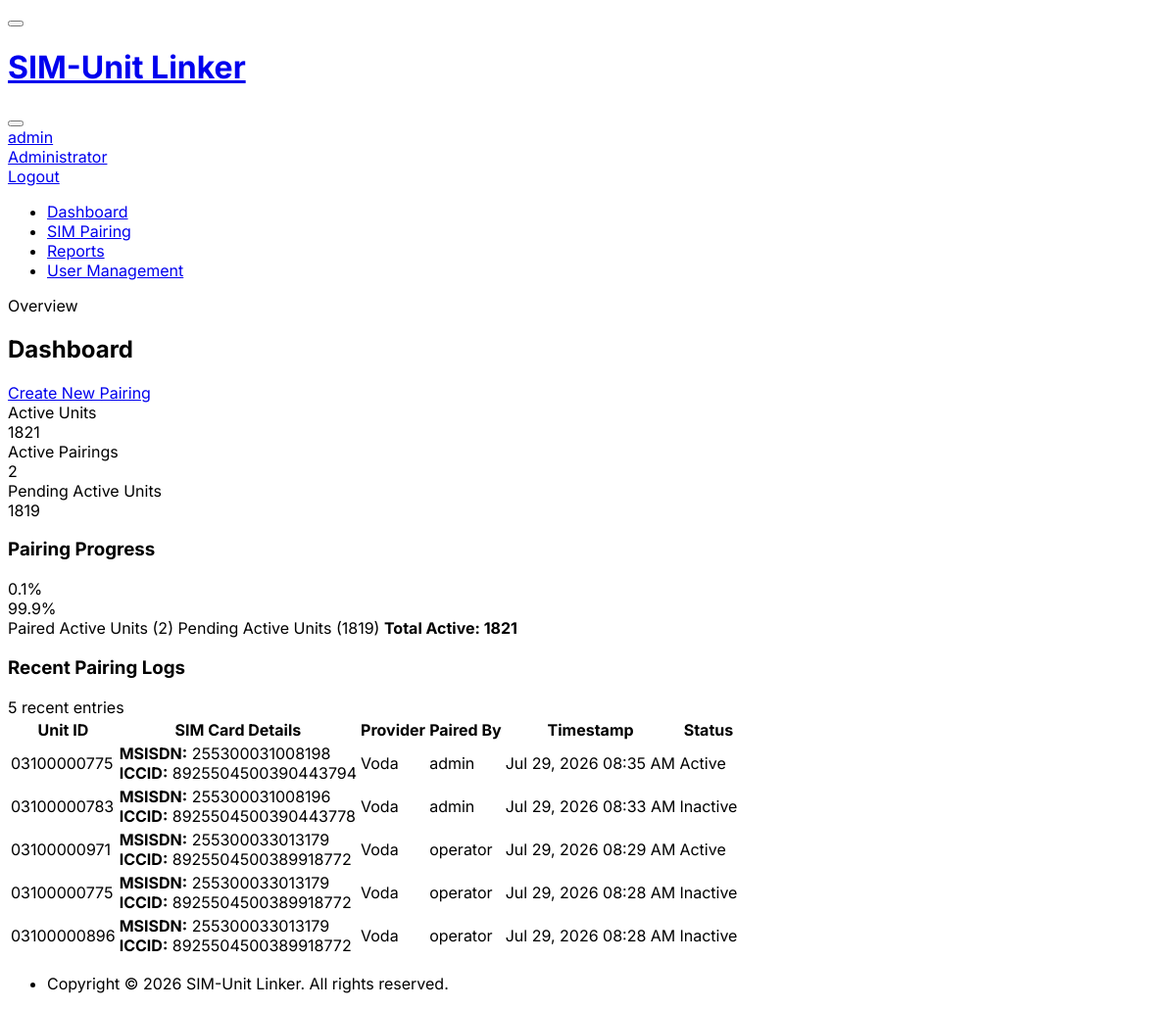
Page / (signed in) on the earlier database version.
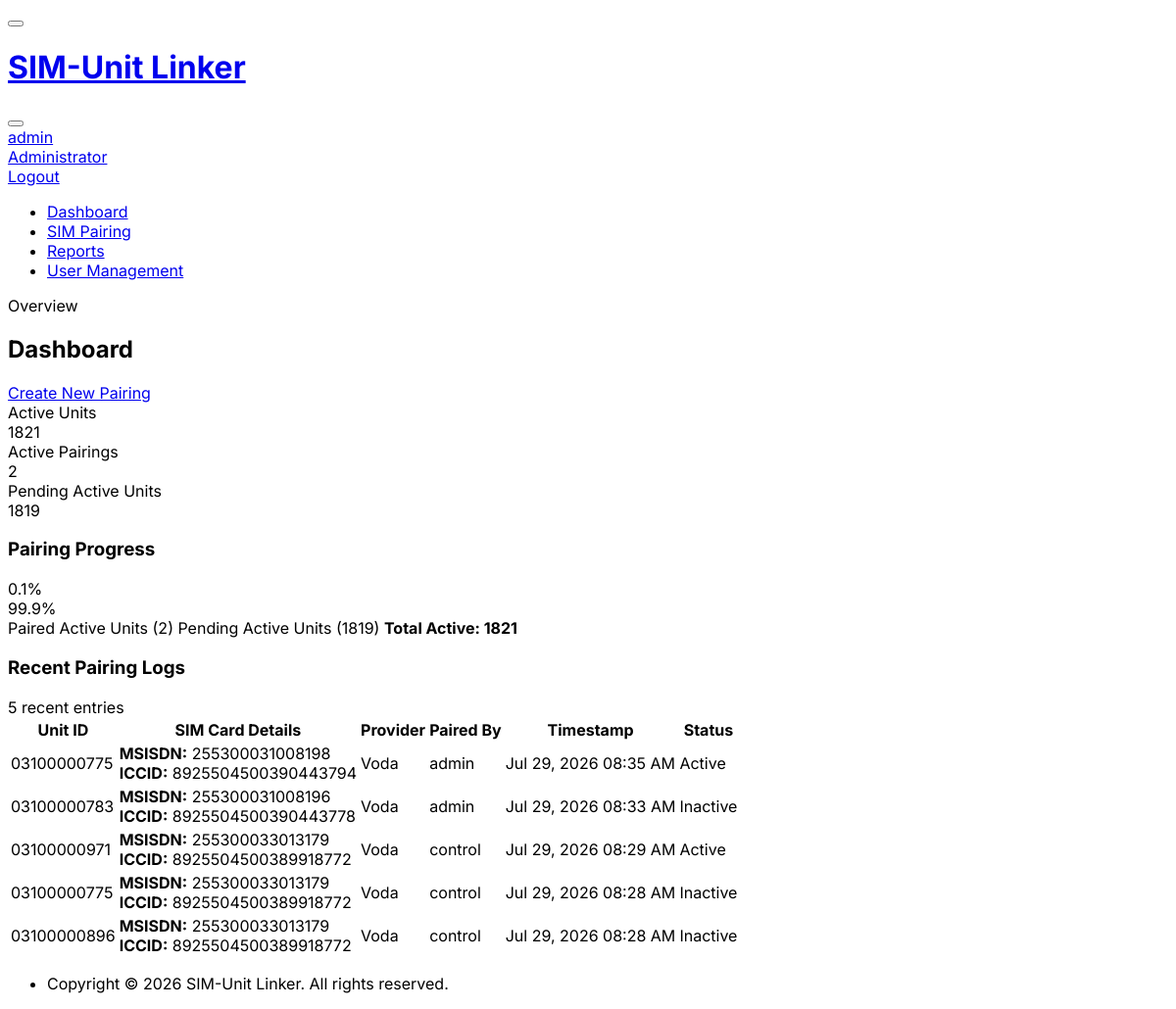
Same page on the later database version.
### database.py (models this page shows)
class User(Base):
    __tablename__ = 'users'
    id = Column(Integer, primary_key=True, autoincrement=True)
    username = Column(String, unique=True, nullable=False, index=True)
    password_hash = Column(String, nullable=False)
    is_admin = Column(Boolean, default=False)
    pairings = relationship("Pairing", back_populates="paired_by")

class Pairing(Base):
    __tablename__ = 'pairings'
    id = Column(Integer, primary_key=True, autoincrement=True)
    unit_id = Column(String, ForeignKey('units.id'), nullable=False)
    sim_card_id = Column(Integer, ForeignKey('sim_cards.id'), nullable=False)
    paired_by_user_id = Column(Integer, ForeignKey('users.id'), nullable=False)
    paired_at = Column(DateTime, default=datetime.utcnow)
    is_active = Column(Boolean, default=True)  # True = current pairing, False = historic pairing
    unit = relationship("Unit", back_populates="pairings")
    sim_card = relationship("SimCard", back_populates="pairings")
    paired_by = relationship("User", back_populates="pairings")

class SimCard(Base):
    __tablename__ = 'sim_cards'
    id = Column(Integer, primary_key=True, autoincrement=True)
    msisdn = Column(String, nullable=False, index=True)
    iccid = Column(String, nullable=False, index=True)
    provider = Column(String, nullable=False)
    pairings = relationship("Pairing", back_populates="sim_card")

### main.py (the view)
@app.get("/", response_class=HTMLResponse)
async def dashboard_get(request: Request, current_user = Depends(require_user), db: Session = Depends(get_db)):
    total_active_units = db.query(Unit).filter(Unit.is_active == True).count()
    active_pairings_count = db.query(Pairing).filter(Pairing.is_active == True).count()
    active_paired_unit_ids = db.query(Pairing.unit_id).filter(Pairing.is_active == True)
    pending_active_units = db.query(Unit).filter(
        Unit.is_active == True,
        ~Unit.id.in_(active_paired_unit_ids)
    ).count()
    stats = {
        "total_active_units": total_active_units,
        "active_pairings_count": active_pairings_count,
        "pending_active_units": pending_active_units
    }
    recent_pairings = db.query(Pairing).options(
        joinedload(Pairing.sim_card),
        joinedload(Pairing.paired_by)
    ).order_by(Pairing.paired_at.desc()).limit(50).all()
    return templates.TemplateResponse(request, "dashboard.html", {
        "current_user": current_user,
        "active_page": "dashboard",
        "stats": stats,
        "recent_pairings": recent_pairings
    })

### templates/dashboard.html (shortened to what this page needs)
{% extends "base.html" %}
{% block content %}
<div class="page-header d-print-none">
  <div class="row align-items-center">
    <div class="col">
      <div class="page-pretitle">Overview</div>
      <h2 class="page-title">Dashboard</h2>
    </div>
    <div class="col-auto ms-auto d-print-none">
      <div class="btn-list">
        <a href="/pairing" class="btn btn-primary d-none d-sm-inline-block">
           Create New Pairing
        </a>
      </div>
    </div>
  </div>
</div>
<div class="row row-cards mt-1">
  <div class="col-sm-6 col-lg-4">
    <div class="card card-sm border-0 border-start border-3 border-blue">
      <div class="card-body">
        <div class="row align-items-center">
          <div class="col">
            <div class="font-weight-medium text-muted">Active Units</div>
            <div class="h1 mb-0 fw-bold">{{ stats.total_active_units }}</div>
          </div>
        </div>
      </div>
    </div>
  </div>
  <div class="col-sm-6 col-lg-4">
    <div class="card card-sm border-0 border-start border-3 border-green">
      <div class="card-body">
        <div class="row align-items-center">
          <div class="col">
            <div class="font-weight-medium text-muted">Active Pairings</div>
            <div class="h1 mb-0 fw-bold">{{ stats.active_pairings_count }}</div>
          </div>
        </div>
      </div>
    </div>
  </div>
  <div class="col-sm-6 col-lg-4">
    <div class="card card-sm border-0 border-start border-3 border-orange">
      <div class="card-body">
        <div class="row align-items-center">
          <div class="col">
            <div class="font-weight-medium text-muted">Pending Active Units</div>
            <div class="h1 mb-0 fw-bold">{{ stats.pending_active_units }}</div>
          </div>
        </div>
      </div>
    </div>
  </div>
</div>
<div class="row row-cards mt-3">
  <div class="col-12">
    <div class="card">
      <div class="card-body">
        <h3 class="card-title">Pairing Progress</h3>
        {% set total = stats.total_active_units %}
        {% if total > 0 %}
          {% set paired_pct = (stats.active_pairings_count / total * 100) | round(1) %}
          {% set pending_pct = (stats.pending_active_units / total * 100) | round(1) %}
        {% else %}
          {% set paired_pct = 0 %}
          {% set pending_pct = 0 %}
        {% endif %}
        <div class="progress progress-lg mb-3">
          <div class="progress-bar bg-green" style="width: {{ paired_pct }}%" role="progressbar" aria-valuenow="{{ paired_pct }}" aria-valuemin="0" aria-valuemax="100" title="Paired ({{ paired_pct }}%)">
            {{ paired_pct }}%
          </div>
          <div class="progress-bar bg-orange" style="width: {{ pending_pct }}%" role="progressbar" aria-valuenow="{{ pending_pct }}" aria-valuemin="0" aria-valuemax="100" title="Pending ({{ pending_pct }}%)">
            {{ pending_pct }}%
          </div>
        </div>
        <div class="d-flex justify-content-between text-muted small">
          <span> Paired Active Units ({{ stats.active_pairings_count }})</span>
          <span> Pending Active Units ({{ stats.pending_active_units }})</span>
          <span><strong>Total Active: {{ total }}</strong></span>
        </div>
      </div>
    </div>
  </div>
</div>
<div class="row row-cards mt-3">
  <div class="col-12">
    <div class="card">
      <div class="card-header d-flex justify-content-between align-items-center">
        <h3 class="card-title">Recent Pairing Logs</h3>
        <span class="badge bg-blue-lt">{{ recent_pairings|length }} recent entries</span>
      </div>
      <div class="table-responsive">
        <table class="table table-vcenter card-table table-hover">
          <thead>
            <tr>
              <th>Unit ID</th>
              <th>SIM Card Details</th>
              <th>Provider</th>
              <th>Paired By</th>
              <th>Timestamp</th>
              <th>Status</th>
            </tr>
          </thead>
          <tbody>
            {% for pairing in recent_pairings %}
            <tr>
              <td>
                <span class="font-weight-semibold text-reset">{{ pairing.unit_id }}</span>
              </td>
              <td>
                <div class="d-flex flex-column">
                  <div><strong class="text-muted">MSISDN:</strong> {{ pairing.sim_card.msisdn }}</div>
                  <div class="small text-muted"><strong class="text-muted">ICCID:</strong> {{ pairing.sim_card.iccid }}</div>
                </div>
              </td>
              <td>
                <span class="badge bg-azure-lt">{{ pairing.sim_card.provider }}</span>
              </td>
              <td>
                <div class="d-flex align-items-center">
                  <span>{{ pairing.paired_by.username }}</span>
                </div>
              </td>
              <td>
                <div class="small text-muted" title="{{ pairing.paired_at.strftime('%Y-%m-%d %H:%M:%S') }}">
                  {{ pairing.paired_at.strftime('%b %d, %Y %I:%M %p') }}
                </div>
              </td>
              <td>
                {% if pairing.is_active %}
                <span class="badge bg-green-lt"> Active</span>
                {% else %}
                <span class="badge bg-secondary-lt">Inactive</span>
                {% endif %}
              </td>
            </tr>
            {% endfor %}
          </tbody>
        </table>
      </div>
    </div>
  </div>
</div>
{% endblock %}

### templates/base.html (shortened to what this page needs)
<!doctype html>
<html lang="en">
  <head>
    <link rel="stylesheet" href="https://cdn.jsdelivr.net/npm/@tabler/core@1.0.0-beta20/dist/css/tabler.min.css">
    <link rel="stylesheet" href="https://cdn.jsdelivr.net/npm/@tabler/icons-webfont@latest/tabler-icons.min.css">
  </head>
  <body data-bs-theme="light">
    <div class="page">
      <header class="navbar navbar-expand-md d-print-none">
        <div class="container-xl">
          <button class="navbar-toggler" type="button" data-bs-toggle="collapse" data-bs-target="#navbar-menu" aria-controls="navbar-menu" aria-expanded="false" aria-label="Toggle navigation">
          </button>
          <h1 class="navbar-brand navbar-brand-autodark d-none-hd-menu pe-0 pe-md-3">
            <a href="/">
              SIM-Unit Linker
            </a>
          </h1>
          <div class="navbar-nav flex-row order-md-last align-items-center">
            <div class="nav-item me-3">
              <button onclick="toggleTheme()" class="btn btn-icon btn-ghost-secondary border-0" id="theme-toggle-btn" title="Toggle Light/Dark Theme">
              </button>
            </div>
            {% if current_user %}
            <div class="nav-item dropdown">
              <a href="#" class="nav-link d-flex lh-1 text-reset p-0" data-bs-toggle="dropdown" aria-label="Open user menu">
                <div class="d-none d-xl-block ps-2">
                  <div>{{ current_user.username }}</div>
                  <div class="mt-1 small text-muted">{% if current_user.is_admin %}Administrator{% else %}Operator{% endif %}</div>
                </div>
              </a>
              <div class="dropdown-menu dropdown-menu-end dropdown-menu-arrow">
                <a href="/logout" class="dropdown-content dropdown-item text-danger">
                   Logout
                </a>
              </div>
            </div>
            {% endif %}
          </div>
          <div class="collapse navbar-collapse" id="navbar-menu">
            <div class="d-flex flex-column flex-md-row flex-fill align-items-stretch align-items-md-center">
              <ul class="navbar-nav">
                <li class="nav-item {% if active_page == 'dashboard' %}active{% endif %}">
                  <a class="nav-link" href="/">
                    <span class="nav-link-title">Dashboard</span>
                  </a>
                </li>
                <li class="nav-item {% if active_page == 'pairing' %}active{% endif %}">
                  <a class="nav-link" href="/pairing">
                    <span class="nav-link-title">SIM Pairing</span>
                  </a>
                </li>
                <li class="nav-item {% if active_page == 'report' %}active{% endif %}">
                  <a class="nav-link" href="/report">
                    <span class="nav-link-title">Reports</span>
                  </a>
                </li>
                {% if current_user and current_user.is_admin %}
                <li class="nav-item {% if active_page == 'admin' %}active{% endif %}">
                  <a class="nav-link" href="/admin/users">
                    <span class="nav-link-title">User Management</span>
                  </a>
                </li>
                {% endif %}
              </ul>
            </div>
          </div>
        </div>
      </header>
      <div class="page-wrapper">
        <div class="page-body">
          <div class="container-xl">
            {% block content %}{% endblock %}
          </div>
        </div>
        <footer class="footer footer-transparent d-print-none mt-auto py-3">
          <div class="container-xl">
            <div class="row text-center align-items-center flex-row-reverse">
              <div class="col-12 col-lg-auto mt-3 mt-lg-0">
                <ul class="list-inline list-inline-dots mb-0">
                  <li class="list-inline-item">
                    Copyright &copy; 2026 SIM-Unit Linker. All rights reserved.
                  </li>
                </ul>
              </div>
            </div>
          </div>
        </footer>
      </div>
    </div>
  </body>
</html>

### templates/base.html (style rules this page uses)
:root { --tblr-font-sans-serif: 'Inter', -apple-system, BlinkMacSystemFont, San Francisco, Segoe UI, Roboto, Helvetica Neue, sans-serif; }
body { font-family: var(--tblr-font-sans-serif); }
.card { transition: transform 0.2s ease, box-shadow 0.2s ease; }

Differences in the rows shown:
changed through a linked row, Pairing "Jul 29, 2026 08:29 AM": paired_by.username "operator" → "control"
changed through a linked row, Pairing (number 4 of 5 on the later page): paired_by.username "operator" → "control"
changed through a linked row, Pairing (number 5 of 5 on the later page): paired_by.username "operator" → "control"
